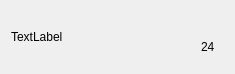
<?xml version="1.0" encoding="UTF-8"?>
<ui version="4.0">
 <class>MessageListItem</class>
 <widget class="QWidget" name="MessageListItem">
  <property name="geometry">
   <rect>
    <x>0</x>
    <y>0</y>
    <width>235</width>
    <height>74</height>
   </rect>
  </property>
  <property name="maximumSize">
   <size>
    <width>16777215</width>
    <height>140</height>
   </size>
  </property>
  <property name="windowTitle">
   <string>Form</string>
  </property>
  <layout class="QHBoxLayout" name="horizontalLayout">
   <item>
    <widget class="QLabel" name="headLab">
     <property name="text">
      <string>TextLabel</string>
     </property>
    </widget>
   </item>
   <item>
    <widget class="QWidget" name="widget" native="true">
     <layout class="QVBoxLayout" name="verticalLayout" stretch="3,1">
      <item>
       <widget class="QLabel" name="usernameLab">
        <property name="text">
         <string/>
        </property>
       </widget>
      </item>
      <item>
       <widget class="QLabel" name="messageLab">
        <property name="text">
         <string/>
        </property>
       </widget>
      </item>
     </layout>
    </widget>
   </item>
   <item>
    <spacer name="horizontalSpacer">
     <property name="orientation">
      <enum>Qt::Horizontal</enum>
     </property>
     <property name="sizeHint" stdset="0">
      <size>
       <width>44</width>
       <height>20</height>
      </size>
     </property>
    </spacer>
   </item>
   <item>
    <widget class="QWidget" name="widget_2" native="true">
     <layout class="QVBoxLayout" name="verticalLayout_2">
      <item>
       <widget class="QLabel" name="timeLab">
        <property name="text">
         <string/>
        </property>
       </widget>
      </item>
      <item>
       <widget class="QLabel" name="countLab">
        <property name="maximumSize">
         <size>
          <width>16777215</width>
          <height>16777215</height>
         </size>
        </property>
        <property name="text">
         <string>24</string>
        </property>
       </widget>
      </item>
     </layout>
    </widget>
   </item>
  </layout>
 </widget>
 <resources/>
 <connections/>
</ui>
